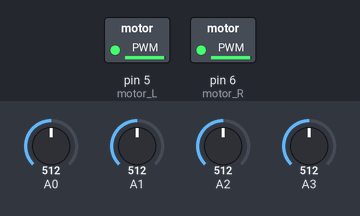
Simulated run of this sketch. Board: Arduino Uno, built with avr-gcc and run on an emulated ATmega328P. Shown: switched loads named in the sketch (green lamp = pin HIGH). The test bench sets the inputs (shaded band); at power-on: A0 = 512, A1 = 512, A2 = 512, A3 = 512.

Above: at 1.2 s.
1.3 s: A0 set to 110
2.8 s: A0 set to 91
At 3.7 s:
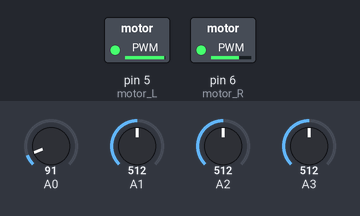
4.3 s: A1 set to 107
5.8 s: A1 set to 89
At 7.0 s:
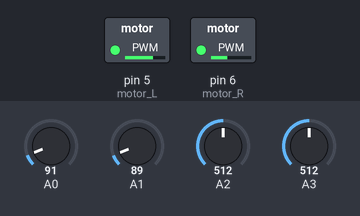
7.3 s: A2 set to 106
8.8 s: A2 set to 88
At 9.6 s:
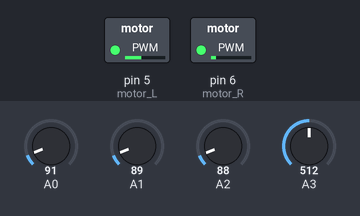
Timing chart, 0 to 11.3 s (numbered marks = the images above; inputs shaded):
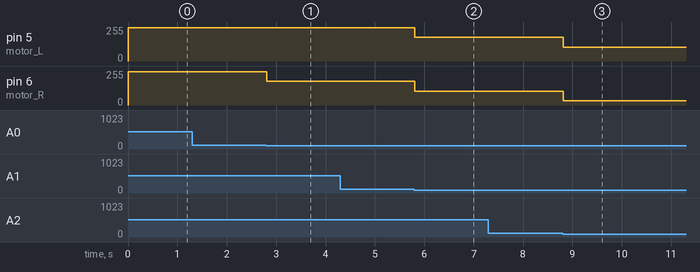

Measured:
- the behaviour switches between 100 and 99 on A0 (found by bisection; images 0 and 1)
- the behaviour switches between 100 and 99 on A1 (found by bisection; images 1 and 2)
- the behaviour switches between 100 and 99 on A2 (found by bisection; images 2 and 3)
- after the input at 1.3 s, every drawn part: stays the same
- after the input at 2.8 s, pin 6 (motor_R): 250/255 → 177/255 at once
- after the input at 4.3 s, every drawn part: stays the same
- after the input at 5.8 s, pin 5 (motor_L): 250/255 → 177/255 at once; pin 6 (motor_R): 177/255 → 104/255 at once
- after the input at 7.3 s, every drawn part: stays the same
- after the input at 8.8 s, pin 5 (motor_L): 177/255 → 104/255 at once; pin 6 (motor_R): 104/255 → 31/255 at once

The sketch:

Drive.ino
```cpp
#include "Exec06.h"

// pin == A0 | A1 | A2 | A3
//        14 | 15 | 16 | 17

void Drive::Stored()
{
  // 宣言
  bool tmpLight[4];
  int keyFrame[4] = {14,15,16,17};
  bool flag = false;

  // tmpLight[i]に、白か黒かの判定を代入
  // true == 黒
  // false == 白
  for ( int i=0 ; i<4 ; i++ ){
    tmpLight[i] = sensor.Enabled(keyFrame[i]);

    // 黒があった場合、flagを立てる
    if ( tmpLight[i] )
      flag = true;
  }

  // flagが立った場合 (一つでも黒があった場合) -> stockedLight更新
  if ( flag )
    for ( int i=0 ; i<4 ; i++ )
      stockedLight[i] = tmpLight[i];
}

// デストラクタ
Drive::~Drive()
{
  delete leftMotor;
  delete rightMotor;
}
```

Exec06.h
```cpp
#ifndef EXEC06_H
#define EXEC06_H

// Sensorクラス
class Sensor{
  public:
    Sensor();
    bool Enabled(int);

  private:
    int value;
    int boundary;
};

// Motorクラス
class Motor{
  public:
    Motor(int);
    void SetPower(int);
    void SubPower(int);
    void RotateWheel();

  private:
    int power;
    int dir;
};

// Driveクラス
class Drive{
  public:
    void Stored();
    ~Drive();

  public:
    Sensor sensor;
    Motor* leftMotor = new Motor(5);
    Motor* rightMotor = new Motor(6);
    bool stockedLight[4];
};

#endif
```

Exec06.ino
```cpp
#include "Exec06.h"

// グローバル変数
// DriveクラスのオブジェクトDriveを生成
Drive drive;

// モーターのピンを指定
int motor_L = 5;
int motor_R = 6;

// initialize for Arduino
void setup() {
  pinMode(motor_L, OUTPUT);
  pinMode(motor_R, OUTPUT);

  Serial.begin(9600);
}

// main loop
void loop() {
  // 各センサーの状態を保持する処理
  drive.Stored();

  // 左右のモーターの回転の初期値を設定
  drive.leftMotor->SetPower(250);
  drive.rightMotor->SetPower(250);

  // センサーの状態によって回転の速度を弱める
  for ( int i=0 ; i<3 ; i++ ){
    if ( !drive.stockedLight[i] )
      drive.rightMotor->SubPower(73);
    if ( !drive.stockedLight[3-i] )
      drive.leftMotor->SubPower(73);
  }

  // 速度値に従って車輪を回転させる
  drive.rightMotor->RotateWheel();
  drive.leftMotor->RotateWheel();

  delay(10);
}
```

Motor.ino
```cpp
#include "Exec06.h"

// コンストラクタ
Motor::Motor(int selectedDir)
{
  power = 150;
  dir = selectedDir;
}

// モーターに回転速度をセット
void Motor::SetPower(int powerValue)
{
  power = powerValue;
}

// モータの回転速度を引数の分だけ引く
void Motor::SubPower(int powerValue)
{
  power -= powerValue;
}

// モーターを回転させる
void Motor::RotateWheel()
{
  analogWrite(dir, power);
}
```

sensor.ino
```cpp
#include "Exec06.h"

// pin == A0 | A1 | A2 | A3
//        14 | 15 | 16 | 17

// コンストラクタ
Sensor::Sensor()
{
  value = 0;
  boundary = 100;
}

// 光センサーの値を読み取り、閾値と比較する
// 返り値: true == 黒
//        false == 白
bool Sensor::Enabled(int pin)
{
  value = analogRead(pin);
  if ( value < boundary )
    return false;
  else
    return true;
}
```
